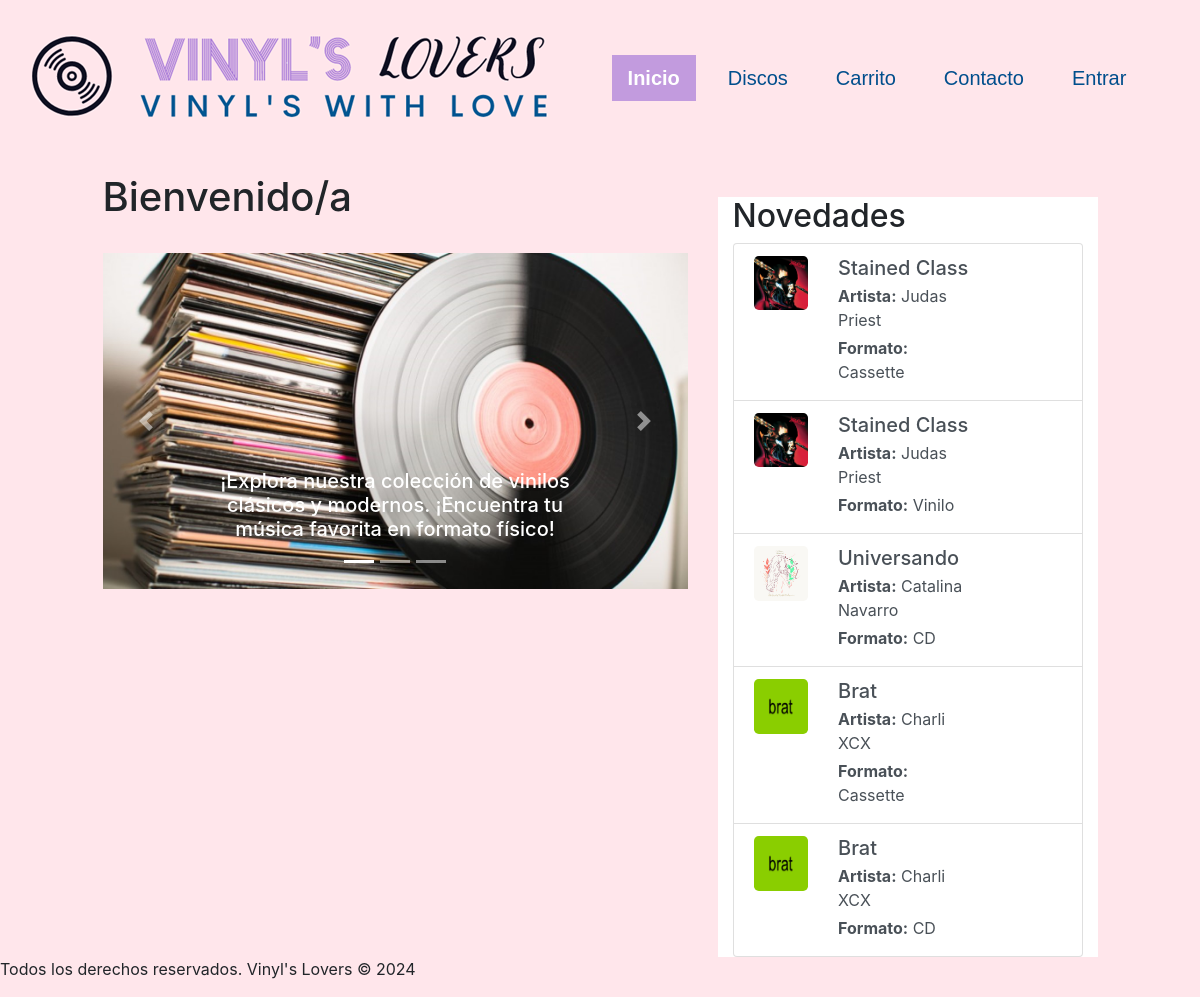
The app's page /discos/index, older data.
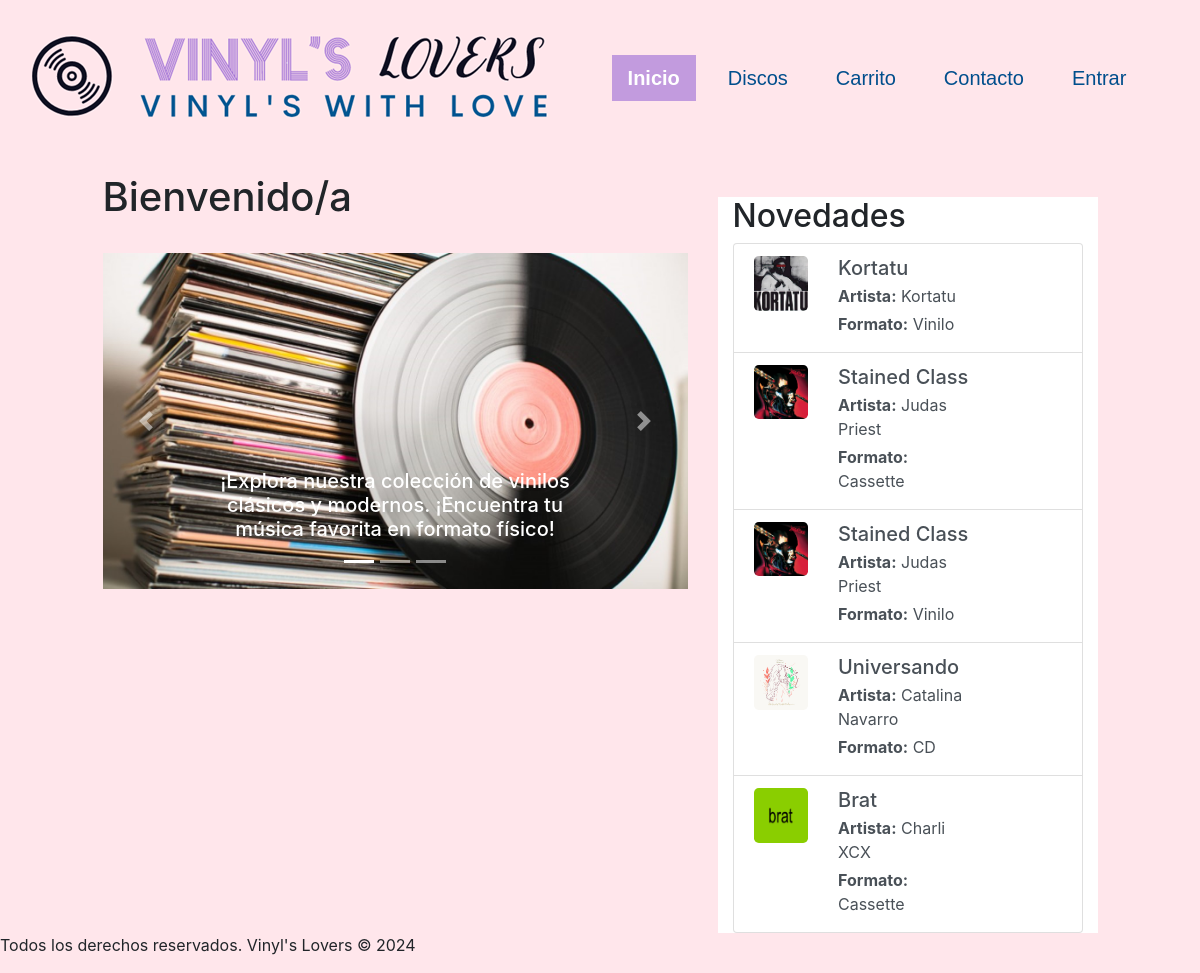
The same page, newer data.
### discos/models.py (models this page shows, shortened)
class Album(models.Model):
    id_album = models.AutoField(db_column='idAlbum', primary_key=True)
    id_artista = models.ForeignKey('Artista',on_delete=models.CASCADE, db_column='idArtista')
    nombre_disco = models.CharField(max_length=100, null=False)
    fecha_lanzamiento = models.DateField(null=False, blank=False)
    precio = models.IntegerField(null=False, blank=False)
    id_formato = models.ForeignKey('Formato',on_delete=models.CASCADE, db_column='idFormato')
    id_genero = models.ForeignKey('Genero',on_delete=models.CASCADE, db_column='idGenero')
    portada = models.ImageField(upload_to="media/", default=None)
    stock = models.IntegerField(null=True, default=0)
    class Meta:
        unique_together = [['id_artista', 'nombre_disco', 'fecha_lanzamiento', 'precio', 'id_formato', 'id_genero']]

class Artista(models.Model):
    id_artista = models.AutoField(db_column='idArtista', primary_key=True)
    nombre_artista = models.CharField(max_length=100, null=False, blank=False)
    pais = models.CharField(max_length=30, null=False, blank=False)
    biografia = models.TextField(null=True, blank=True)
    def __str__(self):
        return str(self.nombre_artista)
    class Meta:
        unique_together = [['nombre_artista', 'pais']]

class Formato(models.Model):
    id_formato  = models.AutoField(db_column='idFormato', primary_key=True)
    formato     = models.CharField(max_length=20, blank=False, null=False, unique=True)
    def __str__(self):
        return str(self.formato)

### discos/views.py (the view)
# urls.py: path('index', views.index, name='index'),
def index(request):
    total_artistas = Artista.objects.count()
    total_albumes = Album.objects.count()
    total_generos = Genero.objects.count()
    total_compras = Compra.objects.filter(finalizada=True).count()
    artistas_por_pais = Artista.objects.exclude(pais='N/A').values('pais').annotate(num_artistas=Count('id_artista'))
    albumes_por_formato = Album.objects.values('id_formato__formato').annotate(num_albumes=Count('id_formato'))
    albumes_por_genero = Album.objects.values('id_genero__genero').annotate(num_albumes=Count('id_genero'))
    estadisticas_por_decada = albums_por_decada()
    novedades = Album.objects.order_by('-id_album')[:5]
    context = {
        'clase': 'index',
        'total_artistas': total_artistas,
        'total_albumes': total_albumes,
        'total_generos': total_generos,
        'total_compras': total_compras,
        'artistas_por_pais': artistas_por_pais,
        'albumes_por_formato': albumes_por_formato,
        'albumes_por_genero': albumes_por_genero,
        'estadisticas_por_decada': estadisticas_por_decada,
        'novedades':novedades
    }
    return render(request, 'discos/index.html', context)

### discos/templates/discos/index.html (shortened to what the changed rows need)
{% extends "discos/base.html" %}
{% load static %}
{% block content %}
    {% if user.is_staff %}
        <div class="row justify-content-center">
            <div class="col-10">
                <div class="row justify-content-center">
                    <div class="col-md-3">
                        <div class="container-fluid bg-white mb-4 p-4">
                            <div class="text-center">
                                <h2 class="display-4">{{ total_artistas }}</h2>
                                <p class="lead">Artistas disponibles</p>
                            </div>
                        </div>
                    </div>
                    <div class="col-md-3">
                        <div class="container-fluid bg-white mb-4 p-4">
                            <div class="text-center">
                                <h2 class="display-4">{{ total_albumes }}</h2>
                                <p class="lead">Álbumes disponibles</p>
                            </div>
                        </div>
                    </div>
                </div>
                <div class="row justify-content-center">
                    <div class="col-md-3">
                        <div class="container-fluid bg-white mb-4 p-4">
                            <div class="text-center">
                                <h2 class="display-4">{{ total_generos }}</h2>
                                <p class="lead">Géneros disponibles</p>
                            </div>
                        </div>
                    </div>
                    <div class="col-md-3">
                        <div class="container-fluid bg-white mb-4 p-4">
                            <div class="text-center">
                                <h2 class="display-4">{{ total_compras }}</h2>
                                <p class="lead">Compras realizadas</p>
                            </div>
                        </div>
                    </div>
                </div>
                <h1 class="mt-4 mb-4">Estadísticas</h1>
                <div class="row justify-content-center">
                    <div class="col-md-6">
                        <div class="container-fluid bg-white mb-4 p-4">
                            <h2>Cantidad de artistas por país</h2>
                            <div class="row">
                                <div class="col">
                                    <ul class="list-unstyled">
                                        {% for stats in artistas_por_pais %}
                                            <li>{{ stats.pais }}: {{ stats.num_artistas }}</li>
                                            {% if forloop.counter|divisibleby:12 and not forloop.last %}
                                                </ul>
                                            </div>
                                            <div class="col">
                                                <ul class="list-unstyled">
                                            {% endif %}
                                        {% endfor %}
                                    </ul>
                                </div>
                            </div>
                        </div>
                    </div>
                    <div class="col-md-6">
                        <div class="container-fluid bg-white mb-4 p-4">
                            <h2>Cantidad de álbumes por género</h2>
                            <div class="row">
                                <div class="col">
                                    <ul class="list-unstyled">
                                        {% for stats in albumes_por_genero %}
                                            <li>{{ stats.id_genero__genero }}: {{ stats.num_albumes }}</li>
                                            {% if forloop.counter|divisibleby:12 and not forloop.last %}
                                                </ul>
                                            </div>
                                            <div class="col">
                                                <ul class="list-unstyled">
                                            {% endif %}
                                        {% endfor %}
                                    </ul>
                                </div>
                            </div>
                        </div>
                    </div>
                    <div class="col-md-6">
                        <div class="container-fluid bg-white mb-4 p-4">
                            <h2>Cantidad de álbumes por formato</h2>
                            <ul class="list-unstyled">
                                {% for stats in albumes_por_formato %}
                                    <li>{{ stats.id_formato__formato }}: {{ stats.num_albumes }}</li>
                                {% endfor %}
                            </ul>
                        </div>
                    </div>
                    <div class="col-md-6">
                        <div class="container-fluid bg-white mb-4 p-4">
                            <h2>Cantidad de álbumes por década</h2>
                            <div class="row">
                                <div class="col">
                                    <ul class="list-unstyled">
                                        {% for stats in estadisticas_por_decada %}
                                            <li>{{ stats.decada }}: {{ stats.num_albumes }}</li>
                                            {% if forloop.counter|divisibleby:6 and not forloop.last %}
                                                </ul>
                                            </div>
                                            <div class="col">
                                                <ul class="list-unstyled">
                                            {% endif %}
                                        {% endfor %}
                                    </ul>
                                </div>
                            </div>
                        </div>
                    </div>
            </div>
        </div>
    {% else %}
        <div class="row justify-content-center">
            <div class="col-lg-6 col-md-8 col-sm-10">
                <br>
                <h1>Bienvenido/a {{ user.username }} </h1>
                <br>
            </div>
            <div class="col-md-4 col-sm-10">
                <div class="container mt-5 bg-white">
                    <h2>Novedades</h2>
                    <div class="list-group">
                        {% for album in novedades %}
                        <a href="{% url 'discos' %}" class="list-group-item list-group-item-action">
                            <div class="row">
                                <div class="col-md-3">
                                    <img src="{{ album.portada.url }}" class="img-fluid rounded-lg" alt="{{ album.nombre_disco }}">
                                </div>
                                <div class="col-md-6">
                                    <h5 class="mb-1">{{ album.nombre_disco }}</h5>
                                    <p class="mb-1"><strong>Artista:</strong> {{ album.id_artista }}</p>
                                    <p class="mb-1"><strong>Formato:</strong> {{ album.id_formato }}</p>
                                </div>
                            </div>
                        </a>
                        {% endfor %}
                    </div>
                </div>
            </div>
        </div>
    {% endif %}
{% endblock %}

Row changes from the older to the newer data that the page shows:
no longer on this page (row edited): Album: portada (picture), nombre_disco "Brat", id_artista "Charli XCX", id_formato "CD"
added Album: portada (picture), nombre_disco "Kortatu", id_artista "Kortatu", id_formato "Vinilo"
